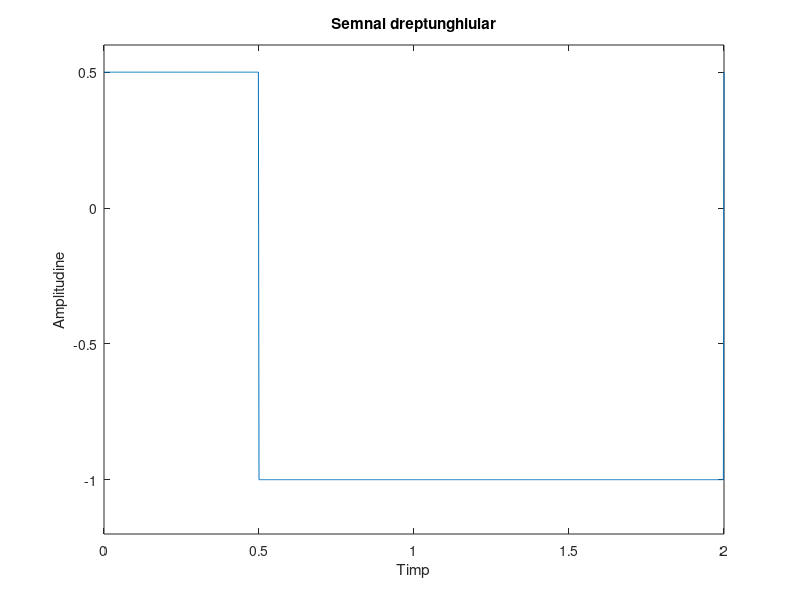

This figure's MATLAB source:
t=0:0.002:2;		%se creeaza 1 vector de timp cu rezolutia de 2 ms pentru a putea reprezenta semnalul


s=0.75*square((2*pi*0.5*t),25)-0.25;	%realizarea semnalului cerut prin intermediul functiei square
plot(t, s);	%reprezentarea grafica a semnalului
axis([0 2 -1.2 0.6 ]);
title ('Semnal dreptunghiular');
xlabel('Timp');
ylabel('Amplitudine');
